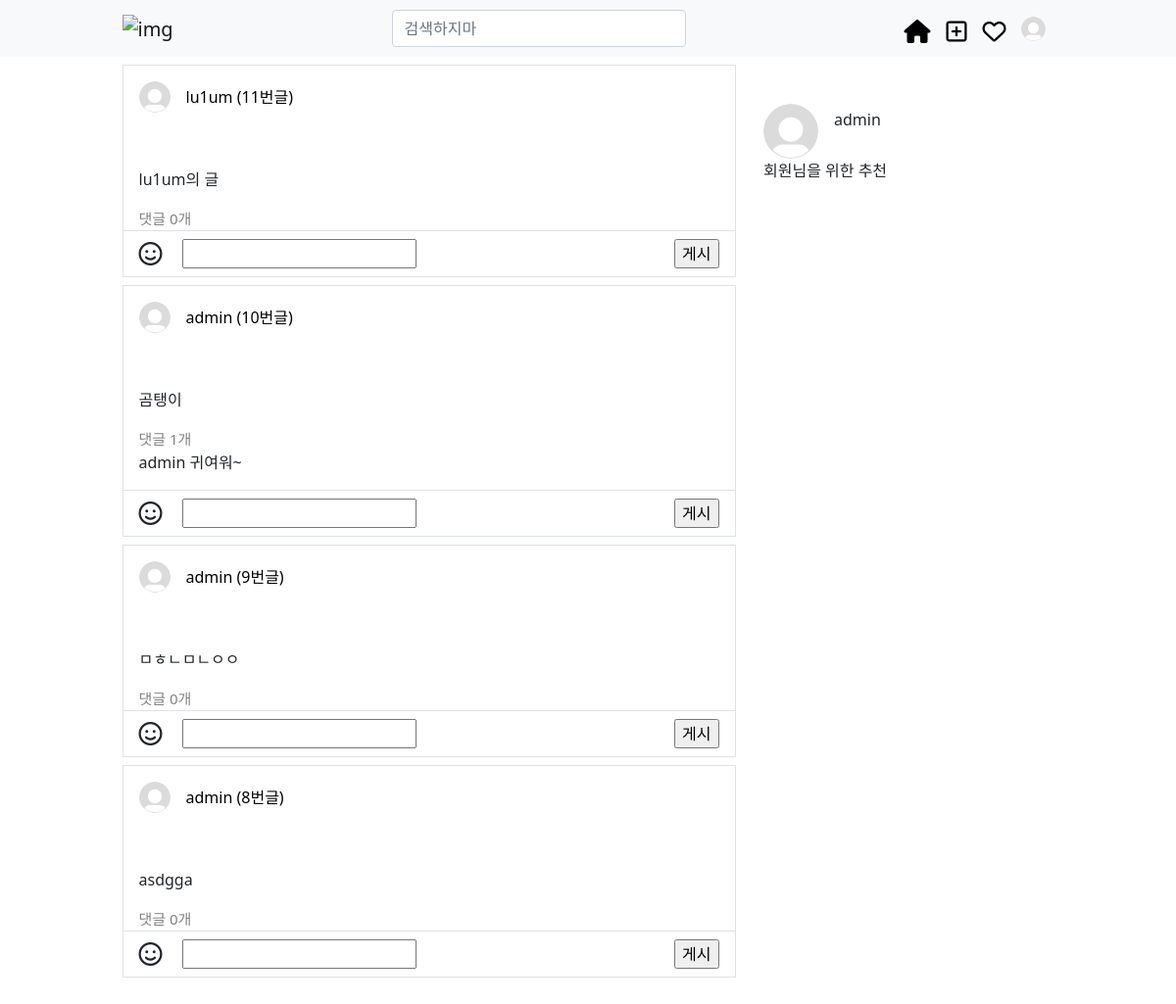
/ (signed in), run on an earlier commit of the app's database.
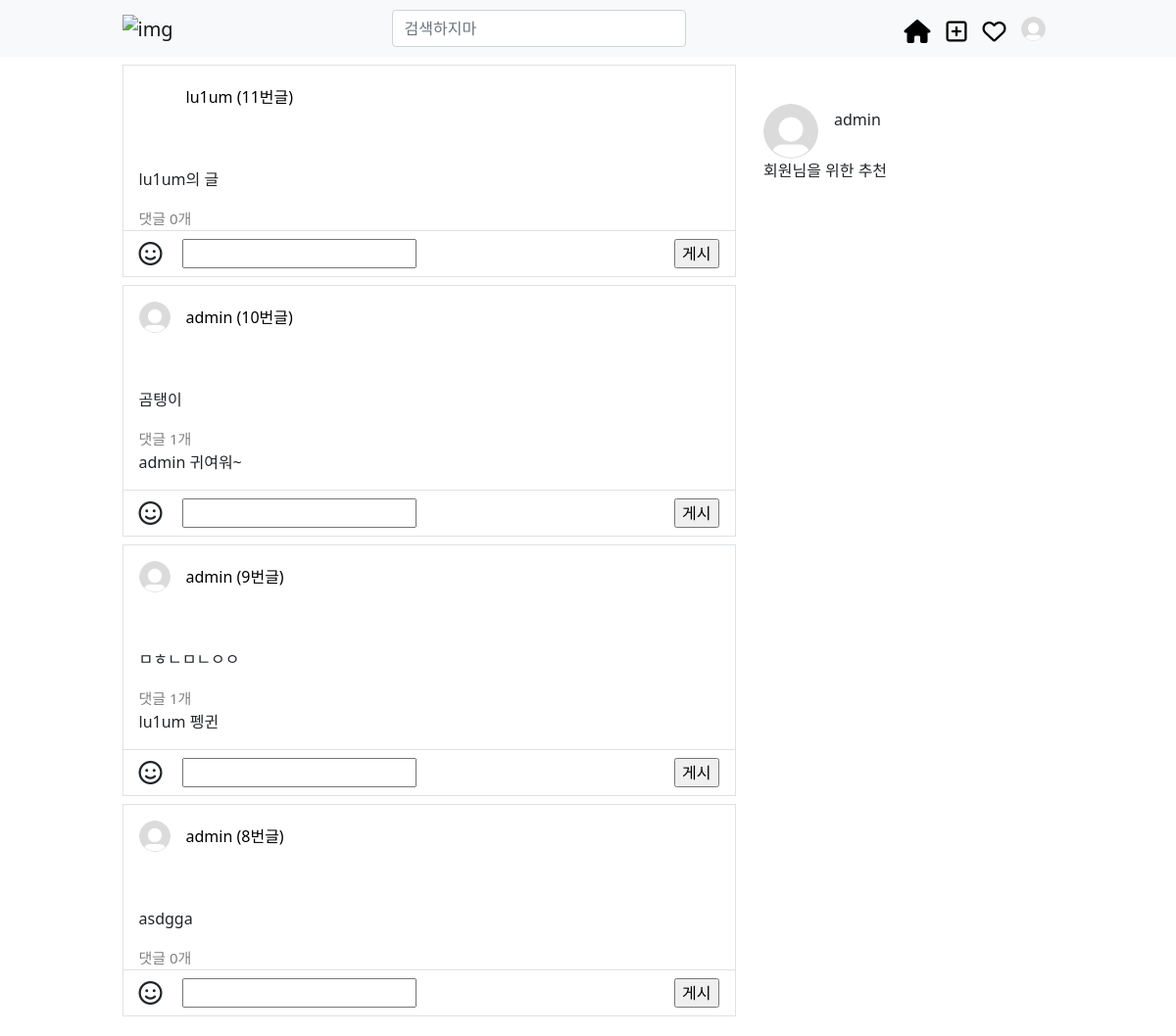
And on a later commit of the database.
### articles/models.py (models this page shows)
class Article(models.Model):
    user = models.ForeignKey(settings.AUTH_USER_MODEL, on_delete=models.CASCADE)
    like_users = models.ManyToManyField(settings.AUTH_USER_MODEL, related_name='like_articles', blank=True)
    content = models.TextField()
    created_at = models.DateTimeField(auto_now_add=True)
    updated_at = models.DateTimeField(auto_now=True)
    book_users = models.ManyToManyField(settings.AUTH_USER_MODEL, through='Bookmark', related_name='book_articles', blank=True)

class Comment(models.Model):
    user = models.ForeignKey(settings.AUTH_USER_MODEL, on_delete=models.CASCADE)
    article = models.ForeignKey(Article, on_delete=models.CASCADE)
    content = models.TextField()
    like_users = models.ManyToManyField(settings.AUTH_USER_MODEL, related_name='like_comments', blank=True)
    created_at = models.DateTimeField(auto_now_add=True)
    updated_at = models.DateTimeField(auto_now=True)

### accounts/models.py (models this page shows)
class User(AbstractUser):
    followings = models.ManyToManyField('self', symmetrical=False, related_name='followers')
    profile_picture = ProcessedImageField(
        blank=True,
        upload_to='profile/',
        processors=[Thumbnail(200, 200)],
        format='JPEG',
        options={'quality': 60},
        default='../static/accounts/default_profile.jpg'
    )

### articles/views.py (the view)
# urls.py: path('', views.index, name='index'),
def index(request):
    if request.user.is_authenticated:
        articles = Article.objects.all()[::-1]
        comment_form = CommentForm()
        context = {
            'articles': articles,
            'comment_form':comment_form,
        }
        return render(request, 'articles/index.html', context)
    else:
        return redirect('accounts:login')

### articles/forms.py
class CommentForm(forms.ModelForm):
    content = forms.CharField(label='', )
    class Meta:
        model = Comment
        fields = ('content',)

### articles/templates/articles/index.html (shortened to what this page needs)
{% extends 'base.html' %}
{% load static %}
{% block content %}
<link rel="stylesheet" href="{% static 'articles/index.css' %}">
<div class="container d-flex flex-row justify-content-center justify-content-lg-start" style="max-width:975px;">
  <div class="row">
    <div class="" style="height:1000px; width:650px;">
      {% for article in articles %}
        <article class="border border-1 my-2">
          <a href="{% url 'articles:profile' article.user.pk %}" class="title d-flex align-center my-3">
            <div class="article-profile mx-3">
              <img src="{{ article.user.profile_picture.url }}" alt="" class="img-fluid rounded-circle">
            </div>
            <p class="mt-1 mb-0">{{ article.user }} ({{ article.pk }}번글) </p>
          </a>
          <div class="content mx-3">
            <p class="mt-3">{{ article.content }}</p>
            <a href="{% url 'articles:detail' article.pk %}" class="">댓글 {{ article.comment_set.all.count }}개</a>
            {% for comment in article.comment_set.all %}
              <p>{{ comment.user }} {{ comment.content }}</p>
            {% endfor %}
          </div>
          <form action="{% url 'articles:comment' article.pk %}" method="POST" class="border-top py-2 d-flex justify-content-between">
            <div>
              <i class="fa-regular fa-face-smile fa-xl mx-3"></i>
              {{ comment_form }}
            </div>
            <input type="submit" value="게시" class="mx-3">
          </form>
        </article>
      {% endfor %}
    </div>
  </div>
  <div class="d-none d-lg-block position-fixed d-flex flex-column" style="height:200px; width:325px; left:50%; transform: translate(163px, 0);">
    <div class="d-flex mt-5 mx-3">
      <div style="height: 56px; width: 56px;">
        <img src="{{ request.user.profile_picture.url }}" alt="" class="img-fluid  rounded-circle">
      </div>
      <div class="m-1 mx-3 mb-3">
        <p class="m-0">{{ request.user.username }}</p>
      </div>
    </div>
    <div class="mx-3">
      <p>회원님을 위한 추천</p>
    </div>
  </div>
</div>
{% endblock content %}

What changed in the data, as far as the page shows it:
changed through a linked row, Article "lu1um의 글": user.profile_picture: picture removed
computed for Article "ㅁㅎㄴㅁㄴㅇㅇ": comment_set.all.count "0" → "1"
added Comment: user "lu1um", content "펭귄", shown under Article "ㅁㅎㄴㅁㄴㅇㅇ"
